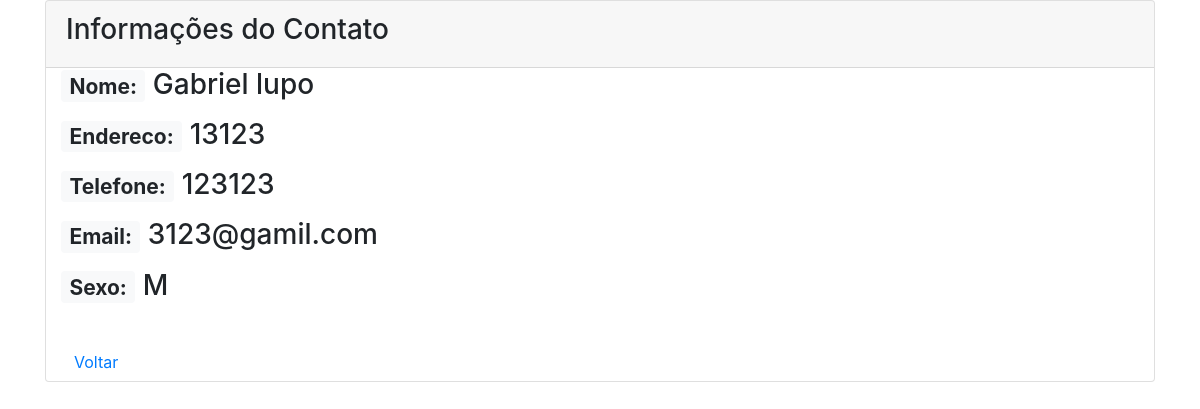
Page /read-clientes.php?id=4 on the committed database.
### tables this page shows
CREATE TABLE `cliente` (
  `id` int(11) UNSIGNED NOT NULL,
  `nome` varchar(50) NOT NULL,
  `endereco` varchar(80) NOT NULL,
  `telefone` varchar(35) NOT NULL,
  `email` varchar(40) NOT NULL,
  `sexo` varchar(1) NOT NULL
);

### read-clientes.php (the view, shortened to what this page needs)
<?php
    $id = null;
    if(!empty($_GET['id']))
    {
        $id = $_REQUEST['id'];
    }
    if(null==$id)
    {
        header("Location: index.php");
    }
    else
    {
       $pdo = Banco::conectar();
       $pdo->setAttribute(PDO::ATTR_ERRMODE, PDO::ERRMODE_EXCEPTION);
       $sql = "SELECT * FROM cliente where id = ?";
       $q = $pdo->prepare($sql);
       $q->execute(array($id));
       $data = $q->fetch(PDO::FETCH_ASSOC);
    }
?>
<!DOCTYPE html>
<html lang="pt-br">
<head>
    <link rel="stylesheet" href="assets/css/bootstrap.min.css">
</head>
<body>
    <div class="container">
        <div class="span10 offset1">
            <div class="card">
                <div class="card-header">
                    <h3 class="well">Informações do Contato</h3>
                </div>
                <div class="container">
                    <div class="form-horizontal">
                        <div class="control-group">
                            <label class="control-label">
                                <h3> <span class="badge badge-light">Nome:</span> <?php echo $data['nome'];?></h2>
                            </label>
                        </div>
                        <div class="control-group">
                            <label class="control-label">
                            <h3> <span class="badge badge-light">Endereco:</span> <?php echo $data['endereco'];?></h2>
                        </div>
                        <div class="control-group">
                            <label class="control-label">
                                <h3> <span class="badge badge-light">Telefone:</span> <?php echo $data['telefone'];?></h2>
                            </label>
                        </div>
                        <div class="control-group">
                            <label class="control-label">
                                <h3> <span class="badge badge-light">Email:</span> <?php echo $data['email'];?></h2>
                            </label>
                        </div>
                        <div class="control-group">
                            <label class="control-label">
                                <h3> <span class="badge badge-light">Sexo:</span> <?php echo $data['sexo'];?></h2>
                            </label>
                        </div>
                        <br />
                        <div class="form-actions">
                            <a href="index.php" type="btn" class="btn btn-default">Voltar</a>
                        </div>
                    </div>
                </div>
            </div>
        </div>
    </div>
</body>
</html>

### rows in the picture
cliente: nome "Gabriel lupo", endereco "13123", telefone "123123", email "3123@gamil.com", sexo "M"
